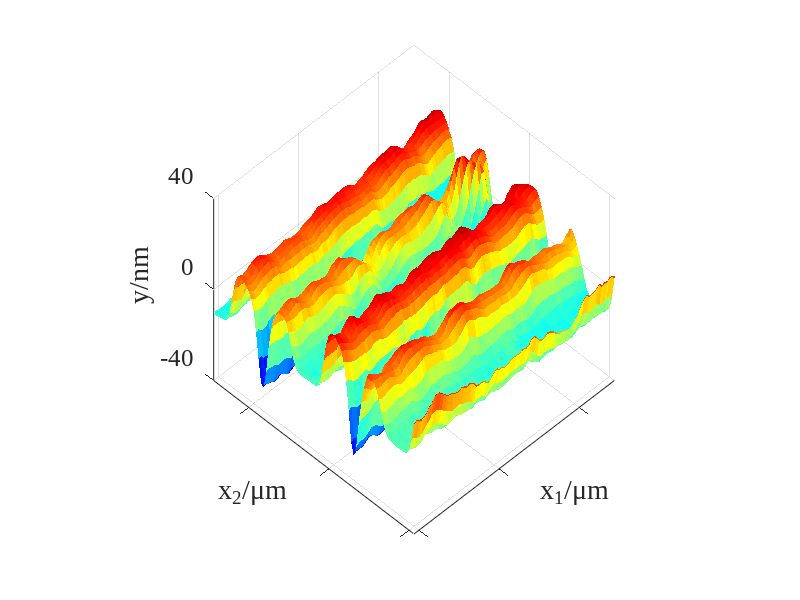

Write the MATLAB code that produced this figure. (Note: this script raises an error after producing the figure.)
% isotropic/unisotropic undersampling
% combine delaunayTriangulation interpolation and GPR
% zhouweiyan 20180926
% done

clear
close all
clc
% opt='GP';
opt='DT';
addpath(genpath('E:\OneDrive - hnu.edu.cn\tools\matlabcourse\GPML_matlab\GPML-primer\reconstruction\GP_AFM_paper'))
load array2.mat
%%
figure;     % truth
surf(array,'EdgeColor','none');
colormap(jet)
axis equal
zlim([-40,40]);
xlabel('x_1/\mum');ylabel('x_2/\mum');zlabel('y/nm');
% view(3)
view(-45,50)
x_label=cell(1,length(0:32:128));
for i=1:length(0:32:128)
    x_label{i}=32*(i-1)/128*2;
end
set(gca,'xtick',0:32:128,'xticklabel',x_label);
set(gca,'ytick',0:32:128,'yticklabel',x_label);
set(gca,'ztick',[-40,0,40],'zticklabel',[-40,0,40])
set(gca,'FontSize',18,'FontName', 'Times New Roman');
set_fig_units_cm(12,10)
set(gca, 'Position', get(gca, 'OuterPosition') - get(gca, 'TightInset') * [-1 0 1 0; 0 -1 0 1; 0 0 1 0; 0 0 0 1]);

%% data preparation
% train set
x1_train=2:4:128; x2_train=1:1:128;
[X1_train,X2_train]=meshgrid(x1_train,x2_train);
X_train=[X1_train(:),X2_train(:)];
y_train=array(x2_train,x1_train);
y_train=y_train(:);
% figure;   % visualization
% surf(X1_train,X2_train,reshape(y_train,length(x2_train),length(x1_train)));
% colormap(jet)
% axis equal
% xlim([1,128]);ylim([1,128]);zlim([-50,40]);
% xlabel('x1');ylabel('x2');view(3)

% test set
x1_test=min(x1_train):max(x1_train);x2_test=min(x2_train):max(x2_train);
[X1_test,X2_test]=meshgrid(x1_test,x2_test);
X_test=[X1_test(:),X2_test(:)];
y_test_ideal=array(x2_test,x1_test);
%% sampling simulation
figure;
f=plot3(X1_train(:),X2_train(:),y_train(:),'.');
grid on
axis equal
xlim([min(x1_train),max(x1_train)]);ylim([min(x2_train),max(x2_train)]);zlim([-50,40]);
xlabel('x_1/\mum');ylabel('x_2/\mum');zlabel('y/nm');
% view(3)
view(-45,50)
x_label=cell(1,length(0:32:128));
for i=1:length(0:32:128)
    x_label{i}=32*(i-1)/128*2;
end
set(gca,'xtick',0:32:128,'xticklabel',x_label);
set(gca,'ytick',0:32:128,'yticklabel',x_label);
set(gca,'ztick',[-40,0,40],'zticklabel',[-40,0,40])
set(gca,'FontSize',18,'FontName', 'Times New Roman');
set_fig_units_cm(12,10)
set(gca, 'Position', get(gca, 'OuterPosition') - get(gca, 'TightInset') * [-1 0 1 0; 0 -1 0 1; 0 0 1 0; 0 0 0 1]);

%% GP regression/DT linear interplotation
switch opt
    case 'GP'
        meanfunc=[];hyp.mean=[];
        mask = [0,1];
        cgi = {'covSEiso'};
        cma = {'covMask',{mask,cgi{:}}}; hypma = log([1.5;15]);%log([ell;sf]);
        covfunc1={'covSum',{cma,'covSEiso'}};hyp1.cov=[hypma;log([2;3])];%relative good
        covfunc2={'covMaternard',1};hyp2.cov=log([1;1;4]);
        covfunc={'covSum',{covfunc1,covfunc2}};hyp.cov=[hyp1.cov;hyp2.cov];
        
        likfunc='likGauss';hyp.lik=log(10);    % log(sn)
        hyp=minimize(hyp,@gp,-80,@infGaussLik,meanfunc,covfunc,likfunc,X_train,y_train);
        [m,s2]=gp(hyp,@infGaussLik,meanfunc,covfunc,likfunc,X_train,y_train,X_test);
    case 'DT'
        P=X_train;
        DT=delaunayTriangulation(P);
        % triplot(DT)
        V=y_train;
        Pq=X_test;
        
        [ti,bc]=pointLocation(DT,Pq);
        triVals=V(DT(ti,:));
        Vq=dot(bc',triVals')';
        m=Vq;
end
%% reconstruction results
figure
surf(X1_test,X2_test,reshape(m,length(x2_test),length(x1_test)),'FaceLighting','phong','EdgeColor','none');
colormap(jet)
axis equal
xlim([min(x1_train),max(x1_train)]);ylim([min(x2_train),max(x2_train)]);zlim([-50,40]);
xlabel('x_1/\mum');ylabel('x_2/\mum');zlabel('y/nm');
% view(3)
view(-45,50)
x_label=cell(1,length(0:32:128));
for i=1:length(0:32:128)
    x_label{i}=32*(i-1)/128*2;
end
set(gca,'xtick',0:32:128,'xticklabel',x_label);
set(gca,'ytick',0:32:128,'yticklabel',x_label);
set(gca,'ztick',[-40,0,40],'zticklabel',[-40,0,40])
set(gca,'FontSize',18,'FontName', 'Times New Roman');
set_fig_units_cm(12,10)
set(gca, 'Position', get(gca, 'OuterPosition') - get(gca, 'TightInset') * [-1 0 1 0; 0 -1 0 1; 0 0 1 0; 0 0 0 1]);

%% Error analysis
range=max(array(:))-min(array(:));
% NRMSD=sqrt(sum(m-y_test_ideal(:)).^2)/range
% max(m-y_test_ideal(:))

m_a=reshape(m,length(x2_test),length(x1_test));

abs(min(y_test_ideal(:)-m_a(:)))
abs(max(y_test_ideal(:)-m_a(:)))

NRMSD=sqrt(sum((m_a(:)-y_test_ideal(:)).^2))/range;
abs(max(m_a(:)-y_test_ideal(:)))
abs(min(m_a(:)-y_test_ideal(:)))

PSNR=max(y_test_ideal(:))*sqrt(length(x1_test)*length(x2_test))/sqrt(sum((m_a(:)-y_test_ideal(:)).^2));
PSNR=20*log(PSNR)/log(10)

RMS = sqrt(1/(size(y_test_ideal,1)*size(y_test_ideal,2))*sum((m_a(:)-y_test_ideal(:)).^2))

% sigma = sqrt(sum(s2(:))/length(s2(:)))
%%
figure
surf(y_test_ideal-m_a,'EdgeColor','none','LineStyle','none','FaceLighting','phong');   % surf(y_test_ideal_a-m_a,'FaceAlpha',0.1); 
zlim([-50,40]);
colormap(jet)
view([-90 90])
axis tight
xlabel('x_1/\mum');ylabel('x_2/\mum');
% x_label=cell(1,length(0:32:128));
% y_label=cell(1,length(0:32:128));
% for i=1:length(0:32:128)
%     x_label{i}=32*(i-1)/128*2;
% end
% for i=1:length(0:32:128)
%     y_label{length(0:32:128)+1-i}=32*(i-1)/128*2;
% end
% set(gca,'xtick',0:32:128);
% set(gca,'xticklabel',x_label);
% set(gca,'ytick',0:32:128);
% set(gca,'yticklabel',y_label);
set(gca, 'xtick', [], 'xticklabel', []);
set(gca, 'ytick', [], 'yticklabel', []);
set(gca,'FontSize',18,'FontName', 'Times New Roman');

% caxis([-10,10])
caxis([-5,5])
colorbar('eastoutside')
% set(gca,'CLim',[-10,10])

set_fig_units_cm(12,10)
set(gca, 'Position', get(gca, 'OuterPosition') - get(gca, 'TightInset') * [-1 0 1.5 0; 0 -1.2 0 1.5; 0 0 1 0; 0 0 0 1]);
set(gca,'FontSize',24,'FontName', 'Times New Roman');
